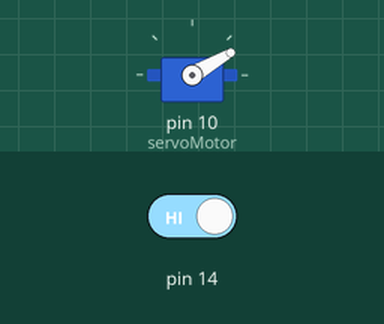
Simulated run of this sketch. Board: Arduino Uno, built with avr-gcc and run on an emulated ATmega328P. On the bench: servo. The inputs (shaded band) are chosen by the test bench; at power-on: pin 14 HIGH. What the sketch prints to the serial monitor is not drawn.

Above: at 1.2 s.
1.3 s: pin 14 driven LOW
At 1.45 s:
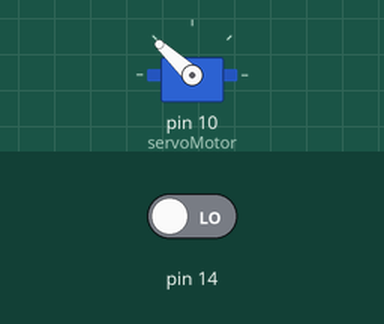
4.3 s: pin 14 driven HIGH
At 5.9 s:
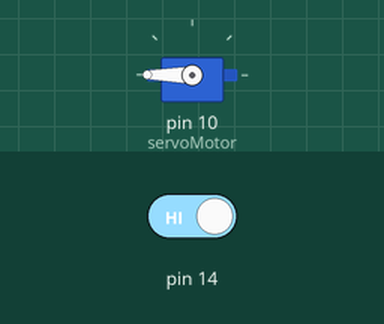
Timing chart, 0 to 7.4 s (numbered marks = the images above; inputs shaded):
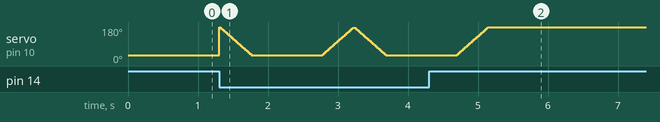

The sketch:

Brazo.ino
```cpp
//Codigo hecho por Rafael Leal R
// Incluímos la librería para poder controlar el servo
#include <Servo.h>

// Declaramos la variable para controlar el servo
Servo servoMotor;

void setup() {

  // Iniciamos el monitor serie para mostrar el resultado
  Serial.begin(9600);

  // Iniciamos el servo para que empiece a trabajar con el pin 10
  servoMotor.attach(10);

  // Inicializamos al ángulo 0 el servomotor
  servoMotor.write(30);
  pinMode(14, INPUT);

}

void loop() {
  int x = LOW;
  unsigned long var = millis();
  while (millis() <= var + 10000 or x==HIGH) {
  x = !digitalRead(14);
  //Serial.println(x);
    if (x == HIGH) {
    for (int i = 179; i > 30; i--) {
    servoMotor.write(i);
    delay(3);
      }
    delay(1000);
    for (int i = 30; i <= 180; i++){
    servoMotor.write(i);
    delay(3);
      }
    }
  }
  Serial.println("PASO EL TIEMPO");
}
```
